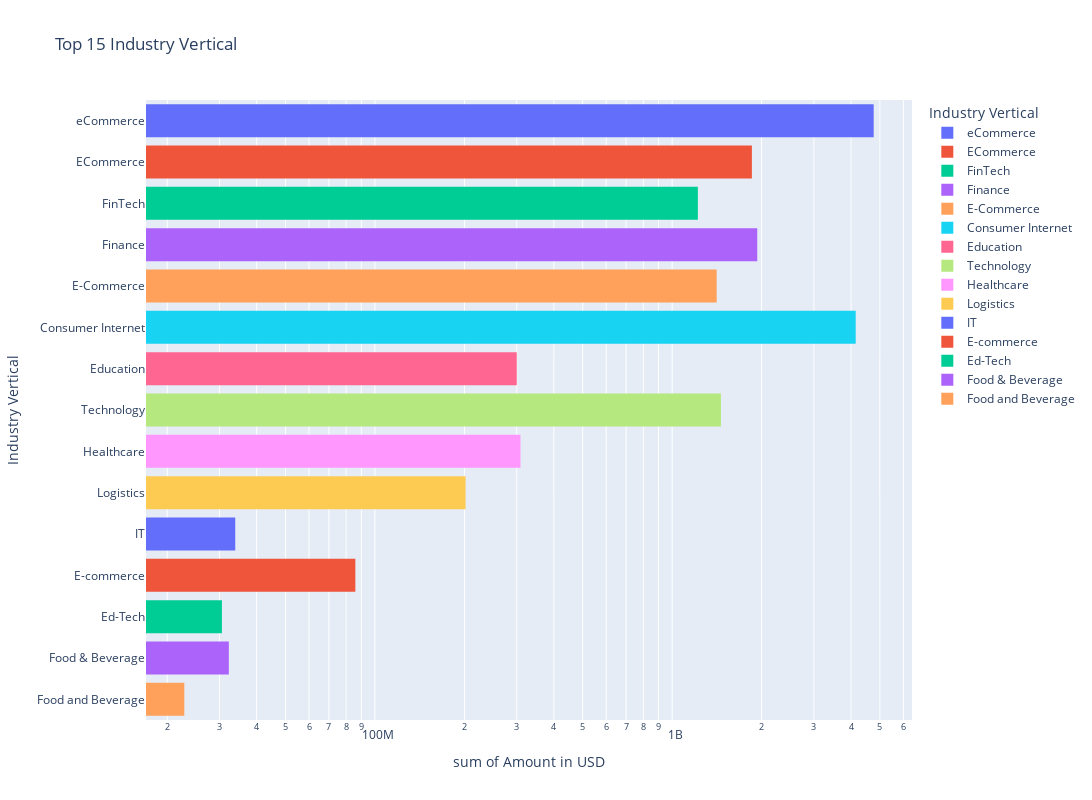

Here is the notebook cell this chart was saved with:
### Code cell
df_top_industry_vertical.sort_values(by='Amount in USD', ascending=False, inplace=True)
fig = px.histogram(df_top_industry_vertical,
                    x="Amount in USD", y="Industry Vertical", color="Industry Vertical", hover_name="Startup Name", log_x=True,width=1500, height=800,
                title="Top 15 Industry Vertical", labels={"Amount in USD": "Amount in USD", "Industry Vertical": "Industry Vertical"},
                )
fig.show()

### Figure 1 — Plotly figure (JSON) as saved in the notebook; plotly's stock layout.template omitted (floating-point values rounded to 4 significant figures; data arrays with more than 128 entries replaced by an {"elided": "..."} marker saying what was removed)
{"data": [{"alignmentgroup": "True", "bingroup": "y", "histfunc": "sum", "hovertemplate": "Industry Vertical=%{y}<br>sum of Amount in USD=%{x}<extra></extra>", "legendgroup": "eCommerce", "marker": {"color": "#636efa", "pattern": {"shape": ""}}, "name": "eCommerce", "offsetgroup": "eCommerce", "orientation": "h", "showlegend": true, "type": "histogram", "x": [2500000000, 1400000000, 200000000, 150000000, 71000000, 60000000, 38700000, 31300000, 30000000, 26000000, 20000000, 18000000, 16000000, 15400000, 15000000, 13500000, 13000000, 12300000, 12000000, 11100000, 10000000, 8800000, 8500000, 8000000, 7700000, 6000000, 5500000, 5300000, 5000000, 4400000, 4200000, 4000000, 3500000, 3350000, 3000000, 2700000, 2400000, 2300000, 2000000, 1700000, 1500000, 1400000, 1350000, 1050000, 1000000, 963000, 750000, 740000, 700000, 650000, 600000, 500000, 450000, 445000, 375000, 315000, 311000, 300000, 298000, 250000, 234000, 200000, 187000, 180000, 162000, 150000, 100000, 70000, 68000, 50000, 45000, 40000, null], "xaxis": "x", "y": ["eCommerce", "eCommerce", "eCommerce", "eCommerce", "eCommerce", "eCommerce", "eCommerce", "eCommerce", "eCommerce", "eCommerce", "eCommerce", "eCommerce", "eCommerce", "eCommerce", "eCommerce", "eCommerce", "eCommerce", "eCommerce", "eCommerce", "eCommerce", "eCommerce", "eCommerce", "eCommerce", "eCommerce", "eCommerce", "eCommerce", "eCommerce", "eCommerce", "eCommerce", "eCommerce", "eCommerce", "eCommerce", "eCommerce", "eCommerce", "eCommerce", "eCommerce", "eCommerce", "eCommerce", "eCommerce", "eCommerce", "eCommerce", "eCommerce", "eCommerce", "eCommerce", "eCommerce", "eCommerce", "eCommerce", "eCommerce", "eCommerce", "eCommerce", "eCommerce", "eCommerce", "eCommerce", "eCommerce", "eCommerce", "eCommerce", "eCommerce", "eCommerce", "eCommerce", "eCommerce", "eCommerce", "eCommerce", "eCommerce", "eCommerce", "eCommerce", "eCommerce", "eCommerce", "eCommerce", "eCommerce", "eCommerce", "eCommerce", "eCommerce", "eCommerce"], "yaxis": "y"}, {"alignmentgroup": "True", "bingroup": "y", "histfunc": "sum", "hovertemplate": "Industry Vertical=%{y}<br>sum of Amount in USD=%{x}<extra></extra>", "legendgroup": "ECommerce", "marker": {"color": "#EF553B", "pattern": {"shape": ""}}, "name": "ECommerce", "offsetgroup": "ECommerce", "orientation": "h", "showlegend": true, "type": "histogram", "x": [1400000000, 200000000, 100000000, 20000000, 15200000, 15000000, 14000000, 12500000, 10000000, 9200000, 8000000, 7200000, 7000000, 6000000, 5400000, 5150000, 5000000, 4000000, 3100000, 3000000, 1800000, 1400000, 1000000, 500000, 300000, 223608, 100000, 94000, 30000, null], "xaxis": "x", "y": ["ECommerce", "ECommerce", "ECommerce", "ECommerce", "ECommerce", "ECommerce", "ECommerce", "ECommerce", "ECommerce", "ECommerce", "ECommerce", "ECommerce", "ECommerce", "ECommerce", "ECommerce", "ECommerce", "ECommerce", "ECommerce", "ECommerce", "ECommerce", "ECommerce", "ECommerce", "ECommerce", "ECommerce", "ECommerce", "ECommerce", "ECommerce", "ECommerce", "ECommerce", "ECommerce"], "yaxis": "y"}, {"alignmentgroup": "True", "bingroup": "y", "histfunc": "sum", "hovertemplate": "Industry Vertical=%{y}<br>sum of Amount in USD=%{x}<extra></extra>", "legendgroup": "FinTech", "marker": {"color": "#00cc96", "pattern": {"shape": ""}}, "name": "FinTech", "offsetgroup": "FinTech", "orientation": "h", "showlegend": true, "type": "histogram", "x": [1000000000, 110000000, 52000000, 17411265, 15500000, 15000000, 4500000, 3300000, 3000000], "xaxis": "x", "y": ["FinTech", "FinTech", "FinTech", "FinTech", "FinTech", "FinTech", "FinTech", "FinTech", "FinTech"], "yaxis": "y"}, {"alignmentgroup": "True", "bingroup": "y", "histfunc": "sum", "hovertemplate": "Industry Vertical=%{y}<br>sum of Amount in USD=%{x}<extra></extra>", "legendgroup": "Finance", "marker": {"color": "#ab63fa", "pattern": {"shape": ""}}, "name": "Finance", "offsetgroup": "Finance", "orientation": "h", "showlegend": true, "type": "histogram", "x": [600000000, 270000000, 200000000, 140000000, 87000000, 75000000, 55000000, 47000000, 45000000, 42000000, 32000000, 29000000, 25000000, 23500000, 23000000, 22000000, 21500000, 19500000, 19000000, 17000000, 16000000, 15700000, 15000000, 14800000, 10000000, 9000000, 8000000, 6240000, 6000000, 5900000, 5000000, 4700000, 4600000, 4000000, 3800000, 3500000, 3000000, 2000000, 1000000, 978000, 570000, 500000, 450000, 250000, 150000, null], "xaxis": "x", "y": ["Finance", "Finance", "Finance", "Finance", "Finance", "Finance", "Finance", "Finance", "Finance", "Finance", "Finance", "Finance", "Finance", "Finance", "Finance", "Finance", "Finance", "Finance", "Finance", "Finance", "Finance", "Finance", "Finance", "Finance", "Finance", "Finance", "Finance", "Finance", "Finance", "Finance", "Finance", "Finance", "Finance", "Finance", "Finance", "Finance", "Finance", "Finance", "Finance", "Finance", "Finance", "Finance", "Finance", "Finance", "Finance", "Finance"], "yaxis": "y"}, {"alignmentgroup": "True", "bingroup": "y", "histfunc": "sum", "hovertemplate": "Industry Vertical=%{y}<br>sum of Amount in USD=%{x}<extra></extra>", "legendgroup": "E-Commerce", "marker": {"color": "#FFA15A", "pattern": {"shape": ""}}, "name": "E-Commerce", "offsetgroup": "E-Commerce", "orientation": "h", "showlegend": true, "type": "histogram", "x": [488997554, 231000000, 220000000, 125000000, 70000000, 60000000, 51000000, 50000000, 30000000, 20000000, 12000000, 11000000, 10100000, 10000000, 7000000, 6230000, 3100000, 2700000, 1500000, 935089, 735000, 537000, 233000, 150000, null], "xaxis": "x", "y": ["E-Commerce", "E-Commerce", "E-Commerce", "E-Commerce", "E-Commerce", "E-Commerce", "E-Commerce", "E-Commerce", "E-Commerce", "E-Commerce", "E-Commerce", "E-Commerce", "E-Commerce", "E-Commerce", "E-Commerce", "E-Commerce", "E-Commerce", "E-Commerce", "E-Commerce", "E-Commerce", "E-Commerce", "E-Commerce", "E-Commerce", "E-Commerce", "E-Commerce"], "yaxis": "y"}, {"alignmentgroup": "True", "bingroup": "y", "histfunc": "sum", "hovertemplate": "Industry Vertical=%{y}<br>sum of Amount in USD=%{x}<extra></extra>", "legendgroup": "Consumer Internet", "marker": {"color": "#19d3f3", "pattern": {"shape": ""}}, "name": "Consumer Internet", "offsetgroup": "Consumer Internet", "orientation": "h", "showlegend": true, "type": "histogram", "x": {"elided": "205 int values"}, "xaxis": "x", "y": {"elided": "205 str values"}, "yaxis": "y"}, {"alignmentgroup": "True", "bingroup": "y", "histfunc": "sum", "hovertemplate": "Industry Vertical=%{y}<br>sum of Amount in USD=%{x}<extra></extra>", "legendgroup": "Education", "marker": {"color": "#FF6692", "pattern": {"shape": ""}}, "name": "Education", "offsetgroup": "Education", "orientation": "h", "showlegend": true, "type": "histogram", "x": [200000000, 50000000, 10000000, 8600000, 8200000, 6000000, 5000000, 4000000, 3000000, 1500000, 1000000, 900000, 750000, 670000, 278000, 100000, 45000, null], "xaxis": "x", "y": ["Education", "Education", "Education", "Education", "Education", "Education", "Education", "Education", "Education", "Education", "Education", "Education", "Education", "Education", "Education", "Education", "Education", "Education"], "yaxis": "y"}, {"alignmentgroup": "True", "bingroup": "y", "histfunc": "sum", "hovertemplate": "Industry Vertical=%{y}<br>sum of Amount in USD=%{x}<extra></extra>", "legendgroup": "Technology", "marker": {"color": "#B6E880", "pattern": {"shape": ""}}, "name": "Technology", "offsetgroup": "Technology", "orientation": "h", "showlegend": true, "type": "histogram", "x": {"elided": "141 int values"}, "xaxis": "x", "y": {"elided": "141 str values"}, "yaxis": "y"}, {"alignmentgroup": "True", "bingroup": "y", "histfunc": "sum", "hovertemplate": "Industry Vertical=%{y}<br>sum of Amount in USD=%{x}<extra></extra>", "legendgroup": "Healthcare", "marker": {"color": "#FF97FF", "pattern": {"shape": ""}}, "name": "Healthcare", "offsetgroup": "Healthcare", "orientation": "h", "showlegend": true, "type": "histogram", "x": [100000000, 40000000, 26000000, 21000000, 19500000, 19000000, 15800000, 12000000, 10000000, 7400000, 6000000, 5000000, 4200000, 4000000, 3100000, 3000000, 2100000, 2000000, 1900000, 1500000, 1350000, 1000000, 750000, 500000, 443000, 400000, 300000, 200000, 175000, 150000, null], "xaxis": "x", "y": ["Healthcare", "Healthcare", "Healthcare", "Healthcare", "Healthcare", "Healthcare", "Healthcare", "Healthcare", "Healthcare", "Healthcare", "Healthcare", "Healthcare", "Healthcare", "Healthcare", "Healthcare", "Healthcare", "Healthcare", "Healthcare", "Healthcare", "Healthcare", "Healthcare", "Healthcare", "Healthcare", "Healthcare", "Healthcare", "Healthcare", "Healthcare", "Healthcare", "Healthcare", "Healthcare", "Healthcare"], "yaxis": "y"}, {"alignmentgroup": "True", "bingroup": "y", "histfunc": "sum", "hovertemplate": "Industry Vertical=%{y}<br>sum of Amount in USD=%{x}<extra></extra>", "legendgroup": "Logistics", "marker": {"color": "#FECB52", "pattern": {"shape": ""}}, "name": "Logistics", "offsetgroup": "Logistics", "orientation": "h", "showlegend": true, "type": "histogram", "x": [70000000, 30000000, 15000000, 14900000, 13000000, 11000000, 10000000, 9000000, 7700000, 6000000, 4500000, 3100000, 2200000, 2000000, 1100000, 1000000, 595000, 375000, 300000, 75000, null], "xaxis": "x", "y": ["Logistics", "Logistics", "Logistics", "Logistics", "Logistics", "Logistics", "Logistics", "Logistics", "Logistics", "Logistics", "Logistics", "Logistics", "Logistics", "Logistics", "Logistics", "Logistics", "Logistics", "Logistics", "Logistics", "Logistics", "Logistics"], "yaxis": "y"}, {"alignmentgroup": "True", "bingroup": "y", "histfunc": "sum", "hovertemplate": "Industry Vertical=%{y}<br>sum of Amount in USD=%{x}<extra></extra>", "legendgroup": "IT", "marker": {"color": "#636efa", "pattern": {"shape": ""}}, "name": "IT", "offsetgroup": "IT", "orientation": "h", "showlegend": true, "type": "histogram", "x": [20000000, 4000000, 3000000, 2500000, 1700000, 1400000, 1100000, 180000], "xaxis": "x", "y": ["IT", "IT", "IT", "IT", "IT", "IT", "IT", "IT"], "yaxis": "y"}, {"alignmentgroup": "True", "bingroup": "y", "histfunc": "sum", "hovertemplate": "Industry Vertical=%{y}<br>sum of Amount in USD=%{x}<extra></extra>", "legendgroup": "E-commerce", "marker": {"color": "#EF553B", "pattern": {"shape": ""}}, "name": "E-commerce", "offsetgroup": "E-commerce", "orientation": "h", "showlegend": true, "type": "histogram", "x": [18840000, 18358860, 17000000, 14342000, 11500000, 3000000, 2443495, 430665, 0, null], "xaxis": "x", "y": ["E-commerce", "E-commerce", "E-commerce", "E-commerce", "E-commerce", "E-commerce", "E-commerce", "E-commerce", "E-commerce", "E-commerce"], "yaxis": "y"}, {"alignmentgroup": "True", "bingroup": "y", "histfunc": "sum", "hovertemplate": "Industry Vertical=%{y}<br>sum of Amount in USD=%{x}<extra></extra>", "legendgroup": "Ed-Tech", "marker": {"color": "#00cc96", "pattern": {"shape": ""}}, "name": "Ed-Tech", "offsetgroup": "Ed-Tech", "orientation": "h", "showlegend": true, "type": "histogram", "x": [13500000, 10000000, 3000000, 2000000, 772500, 500000, 300000, 180000, 150000, 100000, 46140, null], "xaxis": "x", "y": ["Ed-Tech", "Ed-Tech", "Ed-Tech", "Ed-Tech", "Ed-Tech", "Ed-Tech", "Ed-Tech", "Ed-Tech", "Ed-Tech", "Ed-Tech", "Ed-Tech", "Ed-Tech"], "yaxis": "y"}, {"alignmentgroup": "True", "bingroup": "y", "histfunc": "sum", "hovertemplate": "Industry Vertical=%{y}<br>sum of Amount in USD=%{x}<extra></extra>", "legendgroup": "Food & Beverage", "marker": {"color": "#ab63fa", "pattern": {"shape": ""}}, "name": "Food & Beverage", "offsetgroup": "Food & Beverage", "orientation": "h", "showlegend": true, "type": "histogram", "x": [11100000, 6300000, 6000000, 2700000, 2000000, 1500000, 1000000, 550000, 500000, 368000, 218000, null], "xaxis": "x", "y": ["Food & Beverage", "Food & Beverage", "Food & Beverage", "Food & Beverage", "Food & Beverage", "Food & Beverage", "Food & Beverage", "Food & Beverage", "Food & Beverage", "Food & Beverage", "Food & Beverage", "Food & Beverage"], "yaxis": "y"}, {"alignmentgroup": "True", "bingroup": "y", "histfunc": "sum", "hovertemplate": "Industry Vertical=%{y}<br>sum of Amount in USD=%{x}<extra></extra>", "legendgroup": "Food and Beverage", "marker": {"color": "#FFA15A", "pattern": {"shape": ""}}, "name": "Food and Beverage", "offsetgroup": "Food and Beverage", "orientation": "h", "showlegend": true, "type": "histogram", "x": [10000000, 6590000, 5600000, 500000, 138995, 0], "xaxis": "x", "y": ["Food and Beverage", "Food and Beverage", "Food and Beverage", "Food and Beverage", "Food and Beverage", "Food and Beverage"], "yaxis": "y"}], "layout": {"barmode": "relative", "height": 800, "legend": {"title": {"text": "Industry Vertical"}, "tracegroupgap": 0}, "title": {"text": "Top 15 Industry Vertical"}, "width": 1500, "xaxis": {"anchor": "y", "domain": [0, 1], "title": {"text": "sum of Amount in USD"}, "type": "log"}, "yaxis": {"anchor": "x", "categoryarray": ["Food and Beverage", "Food & Beverage", "Ed-Tech", "E-commerce", "IT", "Logistics", "Healthcare", "Technology", "Education", "Consumer Internet", "E-Commerce", "Finance", "FinTech", "ECommerce", "eCommerce"], "categoryorder": "array", "domain": [0, 1], "title": {"text": "Industry Vertical"}}}}
